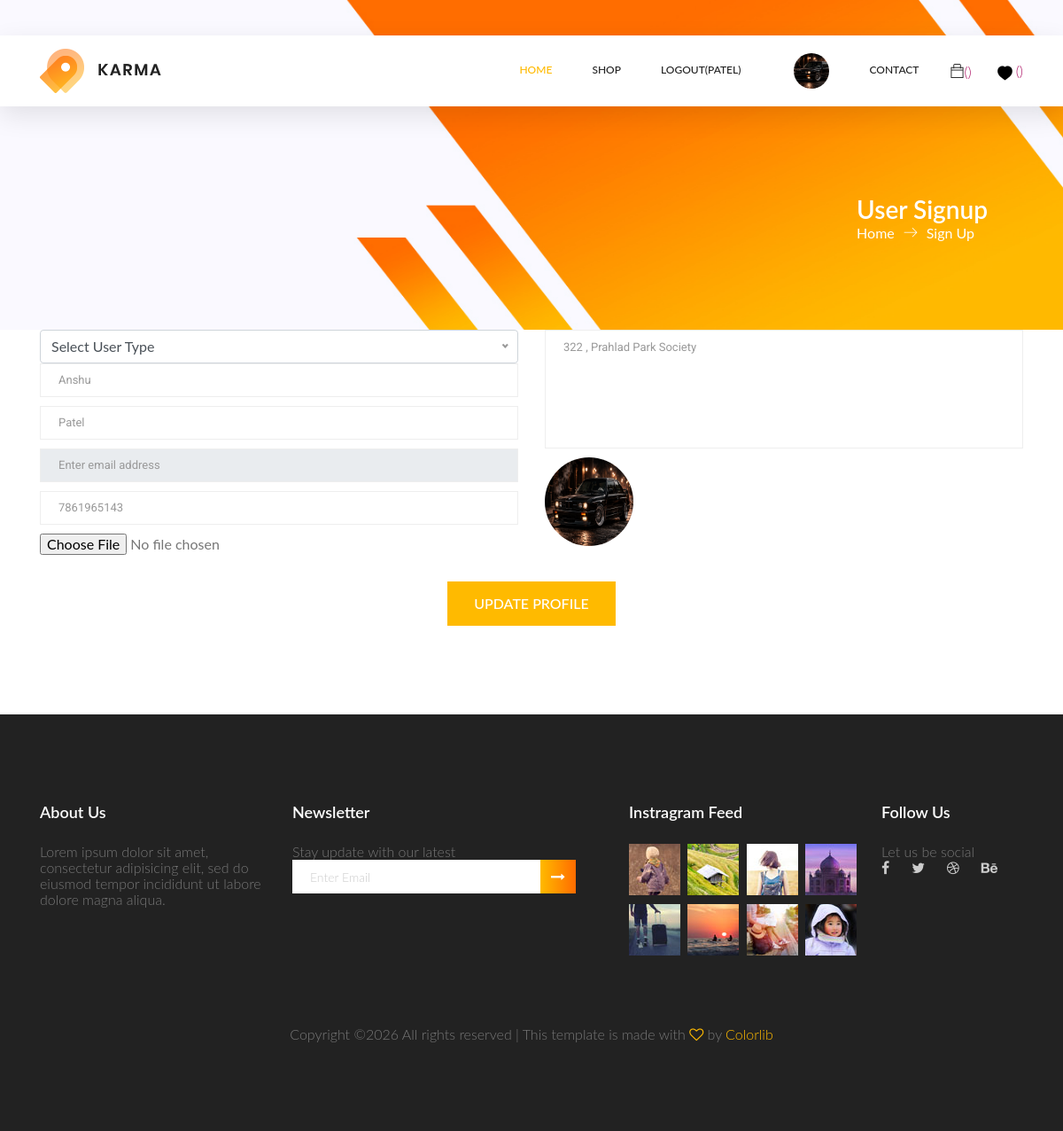
The app's page /profile/ (signed in) with its own data.
### myapp/models.py (models this page shows, shortened)
class User(models.Model):
    usertype=(
        ("buyer","buyer"),
        ("seller","seller"),
    )
    fname=models.CharField(max_length=50)
    lname=models.CharField(max_length=50)
    email=models.EmailField()
    mobile=models.PositiveIntegerField()
    address=models.TextField()
    password=models.CharField(max_length=50)
    profile_picture=models.ImageField(upload_to="profile_picture/")
    user_type=models.CharField(max_length=50,choices=usertype)

### myapp/views.py (the view)
# urls.py: path('profile/',views.profile,name='profile'),
def profile(request):
    user=User.objects.get(email=request.session['email'])
    if request.method=="POST":
        user.fname=request.POST['fname']
        user.lname=request.POST['lname']
        user.mobile=request.POST['mobile']
        user.address=request.POST['address']
        try:
            user.profile_picture=request.FILES['profile_picture']
        except:
            pass
        user.save()
        request.session['profile_picture']=user.profile_picture.url
        request.session['fname']=user.fname
        msg="Profile Updated Successfully..."
        if user.user_type=="buyer":
            return render(request,'profile.html',{'user':user})
        else:
            return render(request,'seller-profile.html',{'user':user})
    else:
        if user.user_type=="buyer":
            return render(request,'profile.html',{'user':user})
        else:
            return render(request,'seller-profile.html',{'user':user})

### myapp/templates/profile.html (shortened to what this page needs)
{% extends 'header.html' %}
{% load static %}
{% block content %}
<!DOCTYPE html>
<html lang="zxx" class="no-js">
<head>
	<link rel="stylesheet" href="css/linearicons.css">
	<link rel="stylesheet" href="css/owl.carousel.css">
	<link rel="stylesheet" href="css/themify-icons.css">
	<link rel="stylesheet" href="css/font-awesome.min.css">
	<link rel="stylesheet" href="css/nice-select.css">
	<link rel="stylesheet" href="css/nouislider.min.css">
	<link rel="stylesheet" href="css/bootstrap.css">
	<link rel="stylesheet" href="css/main.css">
</head>
<body>
	<section class="banner-area organic-breadcrumb">
		<div class="container">
			<div class="breadcrumb-banner d-flex flex-wrap align-items-center justify-content-end">
				<div class="col-first">
					<h1>User Signup</h1>
					<nav class="d-flex align-items-center">
						<a href="index.html">Home<span class="lnr lnr-arrow-right"></span></a>
						<a href="category.html">Sign Up</a>
					</nav>
				</div>
			</div>
		</div>
	</section>
	<section class="contact_area section_gap_bottom">
		<div class="container">
			<div class="row">
				<div class="col-lg-12">
					<form class="row contact_form" action="{% url 'profile' %}" method="post" enctype="multipart/form-data" id="contactForm" novalidate="novalidate">
						<div class="col-md-6">
							<div class="form-group">
								<input type="text" class="form-control" id="name" name="fname" value="{{user.fname}}" placeholder="Enter your First name" onfocus="this.placeholder = ''" onblur="this.placeholder = 'Enter your First name'">
							</div>
                            <div class="form-group">
								<input type="text" class="form-control" id="name" name="lname" value="{{user.lname}}" placeholder="Enter your First last name" onfocus="this.placeholder = ''" onblur="this.placeholder = 'Enter your Last name'">
							</div>
							<div class="form-group">
								<input type="email" class="form-control" id="email" name="email" readonly placeholder="Enter email address" onfocus="this.placeholder = ''" onblur="this.placeholder = 'Enter email address'">
							</div>
                            <div class="form-group">
								<input type="email" class="form-control" id="mobile" name="mobile" value="{{user.mobile}}" placeholder="Enter Your Mobile Number" onfocus="this.placeholder = ''" onblur="this.placeholder = 'Enter your Mobile Number'">
							</div>
                            <div class="form-group">
								<input type="file" id="profile_picture" name="profile_picture" >
							</div>
						</div>
						<div class="col-md-6">
							<div class="form-group">
								<textarea class="form-control" name="address" id="message" rows="1" placeholder="Enter Your Address" onfocus="this.placeholder = ''" onblur="this.placeholder = 'Enter Your Address'">{{user.address}}</textarea>
							</div>
                                <img src="{{user.profile_picture.url}}" style="width: 100px; height:100px; border-radius:50%;">
						</div>
						<div class="col-md-12 text-center">
							<button type="submit" value="update" class="primary-btn">Update Profile</button>
						</div>
					</form>
				</div>
			</div>
		</div>
	</section>
</body>
</html>
{% endblock %}

### myapp/templates/header.html (shortened to what this page needs)
{% load static %}
<!DOCTYPE html>
<html lang="zxx" class="no-js">
<head>
	<link rel="stylesheet" href="{% static 'css/linearicons.css' %}">
	<link rel="stylesheet" href="{% static 'css/font-awesome.min.css' %}">
	<link rel="stylesheet" href="{% static 'css/themify-icons.css' %}">
	<link rel="stylesheet" href="{% static 'css/bootstrap.css' %}">
	<link rel="stylesheet" href="{% static 'css/owl.carousel.css' %}">
	<link rel="stylesheet" href="{% static 'css/nice-select.css' %}">
	<link rel="stylesheet" href="{% static 'css/nouislider.min.css' %}">
	<link rel="stylesheet" href="{% static 'css/ion.rangeSlider.css' %}">
	<link rel="stylesheet" href="{% static 'css/ion.rangeSlider.skinFlat.css' %}">
	<link rel="stylesheet" href="{% static 'css/magnific-popup.css' %}">
	<link rel="stylesheet" href="{% static 'css/main.css' %}">
</head>
<body>
	<header class="header_area sticky-header">
		<div class="main_menu">
			<nav class="navbar navbar-expand-lg navbar-light main_box">
				<div class="container">
					<a class="navbar-brand logo_h" href="/"><img src="{% static 'img/logo.png' %}" alt=""></a>
					<div class="collapse navbar-collapse offset" id="navbarSupportedContent">
						<ul class="nav navbar-nav menu_nav ml-auto">
							<li class="nav-item active"><a class="nav-link" href="/">Home</a></li>
							<li class="nav-item"><a class="nav-link" href="{% url 'shop' %}">Shop</a></li>
							{% if request.session.email %}
									<li class="nav-item"><a class="nav-link" href="{% url 'logout' %}">Logout({{request.session.uname}})</a></li>
									<li class="nav-item" style="display: flex; align-items: center;">
    									<a href="{% url 'profile' %}" style="display: flex; align-items: center; padding: 0 0 0 15px;">
       									<img src="{{request.session.profile_picture}}"
             							style="width: 40px; height: 40px; border-radius: 50%; object-fit: cover;"
             							alt="">
    									</a>
									</li>
							{% else %}
							<li class="nav-item"><a class="nav-link" href="{% url 'signup' %}">Signup</a></li>
							<li class="nav-item"><a class="nav-link" href="{% url 'login' %}">Login</a></li>
							{% endif %}
							<li class="nav-item"><a class="nav-link" href="{% url 'contact' %}">Contact</a></li>
						</ul>
						<ul class="nav navbar-nav navbar-right">
							{% if request.session.email %}
							<li class="nav-item"><a href="{% url 'cart' %}" class="cart"><span class="ti-bag"></span>({{request.session.cart_count}})</a></li>
							<li class="nav-item"><a href="{% url 'wishlist' %}" class="cart"><span><img src="{% static 'img/heart1.svg' %}" style="width: 25px;height: 20px;"></span>({{request.session.wishlist_count}})</a></li>
							{% endif %}
						</ul>
					</div>
				</div>
			</nav>
		</div>
	</header>
    {% block content %}
    {% endblock %}
	<footer class="footer-area section_gap">
		<div class="container">
			<div class="row">
				<div class="col-lg-3  col-md-6 col-sm-6">
					<div class="single-footer-widget">
						<h6>About Us</h6>
						<p>
							Lorem ipsum dolor sit amet, consectetur adipisicing elit, sed do eiusmod tempor incididunt ut labore dolore
							magna aliqua.
						</p>
					</div>
				</div>
				<div class="col-lg-4  col-md-6 col-sm-6">
					<div class="single-footer-widget">
						<h6>Newsletter</h6>
						<p>Stay update with our latest</p>
						<div class="" id="mc_embed_signup">
							<form target="_blank" novalidate="true" action="https://spondonit.us12.list-manage.com/subscribe/post?u=1462626880ade1ac87bd9c93a&amp;id=92a4423d01"
							 method="get" class="form-inline">
								<div class="d-flex flex-row">
									<input class="form-control" name="EMAIL" placeholder="Enter Email" onfocus="this.placeholder = ''" onblur="this.placeholder = 'Enter Email '"
									 required="" type="email">
									<button class="click-btn btn btn-default"><i class="fa fa-long-arrow-right" aria-hidden="true"></i></button>
								</div>
							</form>
						</div>
					</div>
				</div>
				<div class="col-lg-3  col-md-6 col-sm-6">
					<div class="single-footer-widget mail-chimp">
						<h6 class="mb-20">Instragram Feed</h6>
						<ul class="instafeed d-flex flex-wrap">
							<li><img src="{% static 'img/i1.jpg' %}" alt=""></li>
							<li><img src="{% static 'img/i2.jpg' %}" alt=""></li>
							<li><img src="{% static 'img/i3.jpg' %}" alt=""></li>
							<li><img src="{% static 'img/i4.jpg' %}" alt=""></li>
							<li><img src="{% static 'img/i5.jpg' %}" alt=""></li>
							<li><img src="{% static 'img/i6.jpg' %}" alt=""></li>
							<li><img src="{% static 'img/i7.jpg' %}" alt=""></li>
							<li><img src="{% static 'img/i8.jpg' %}" alt=""></li>
						</ul>
					</div>
				</div>
				<div class="col-lg-2 col-md-6 col-sm-6">
					<div class="single-footer-widget">
						<h6>Follow Us</h6>
						<p>Let us be social</p>
						<div class="footer-social d-flex align-items-center">
							<a href="#"><i class="fa fa-facebook"></i></a>
							<a href="#"><i class="fa fa-twitter"></i></a>
							<a href="#"><i class="fa fa-dribbble"></i></a>
							<a href="#"><i class="fa fa-behance"></i></a>
						</div>
					</div>
				</div>
			</div>
			<div class="footer-bottom d-flex justify-content-center align-items-center flex-wrap">
				<p class="footer-text m-0">
Copyright &copy;<script>document.write(new Date().getFullYear());</script> All rights reserved | This template is made with <i class="fa fa-heart-o" aria-hidden="true"></i> by <a href="https://colorlib.com" target="_blank">Colorlib</a>
</p>
			</div>
		</div>
	</footer>
</body>
</html>

### myapp/static/Karma Shop-doc/css/main.css (style rules this page uses)
body { background-color: #fff; font-family: "Lato", sans-serif; font-weight: 300; font-size: 16px; line-height: 18px; color: #777; }
p { margin: 0; }
a { color: #aa0a5f; }
a, a:hover, a:focus { text-decoration: none; outline: 0; }
h1, h2, h3, h4, h5, h6 { color: #333; margin: 0; font-weight: normal; }
h1 { font-size: 28px; }
h6 { font-size: 14px; }

### records on screen
User: session.uname "PATEL", fname "Anshu", lname "Patel", mobile "7861965143", address "322 , Prahlad Park Society", profile_picture (picture)
